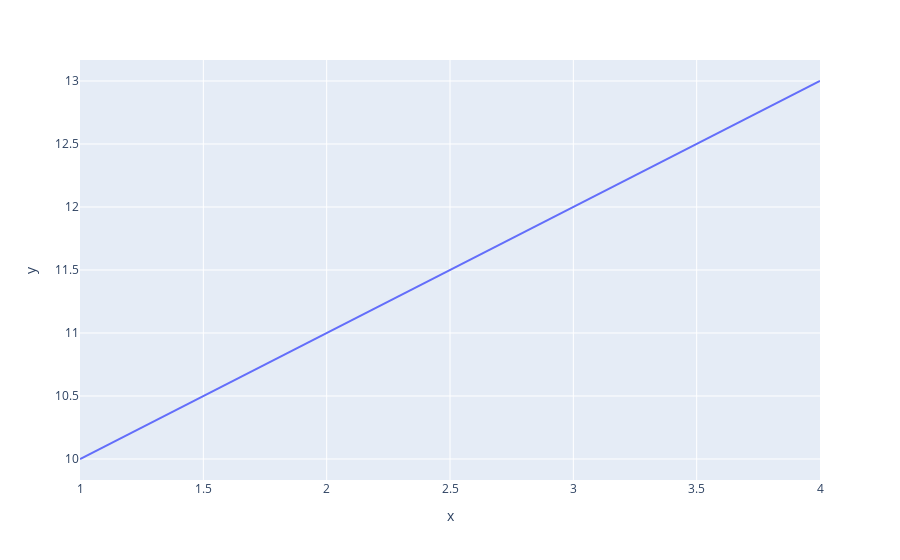

Source (notebook cell):
### Markdown cell above
Plotly

### Code cell
import plotly.express as px
import pandas as pd

# Sample data
data = pd.DataFrame({'x': [1, 2, 3, 4], 'y': [10, 11, 12, 13]})

# Creating a line chart
fig = px.line(data, x='x', y='y')
fig

### Figure 1 — Plotly figure (JSON) as saved in the notebook; plotly's stock layout.template omitted (floating-point values rounded to 4 significant figures)
{"data": [{"hovertemplate": "x=%{x}<br>y=%{y}<extra></extra>", "legendgroup": "", "line": {"color": "#636efa", "dash": "solid"}, "marker": {"symbol": "circle"}, "mode": "lines", "name": "", "orientation": "v", "showlegend": false, "type": "scatter", "x": [1, 2, 3, 4], "xaxis": "x", "y": [10, 11, 12, 13], "yaxis": "y"}], "layout": {"legend": {"tracegroupgap": 0}, "margin": {"t": 60}, "xaxis": {"anchor": "y", "domain": [0, 1], "title": {"text": "x"}}, "yaxis": {"anchor": "x", "domain": [0, 1], "title": {"text": "y"}}}}
